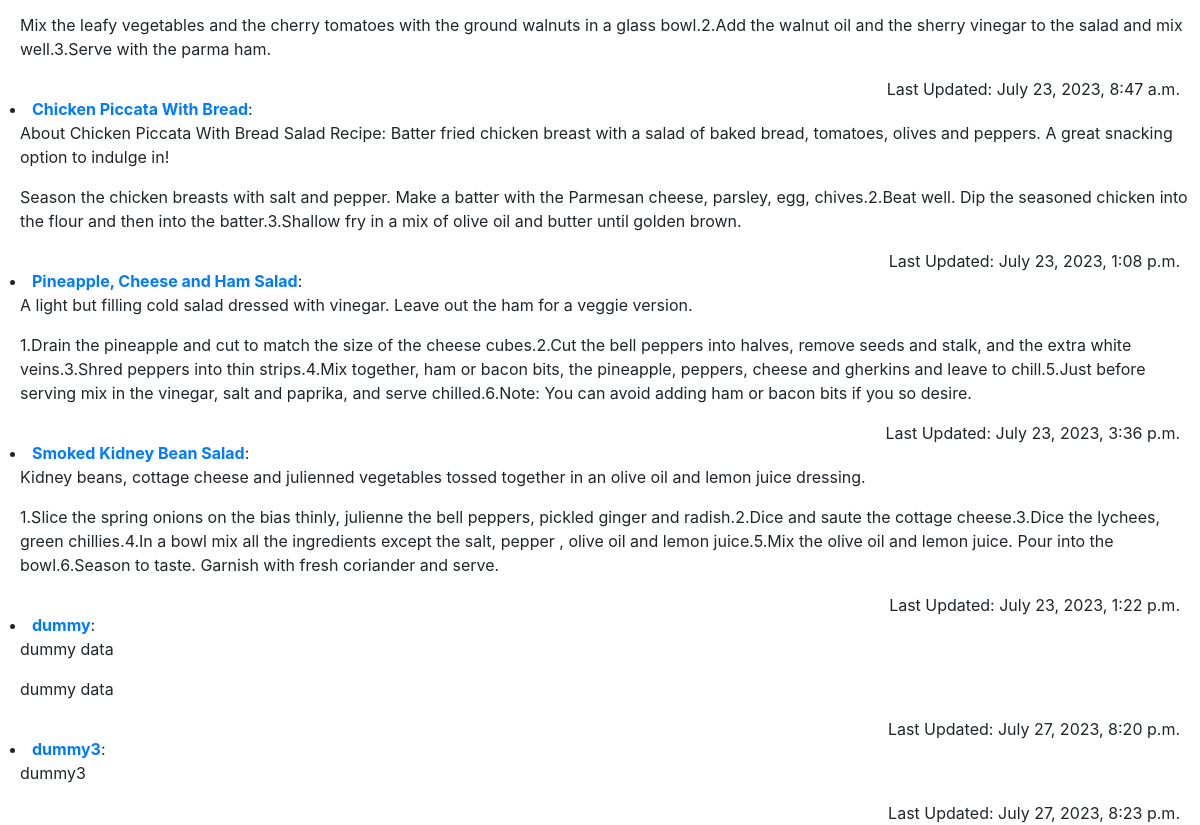
/recipes/ (signed in, lower part), run on an earlier commit of the app's database.
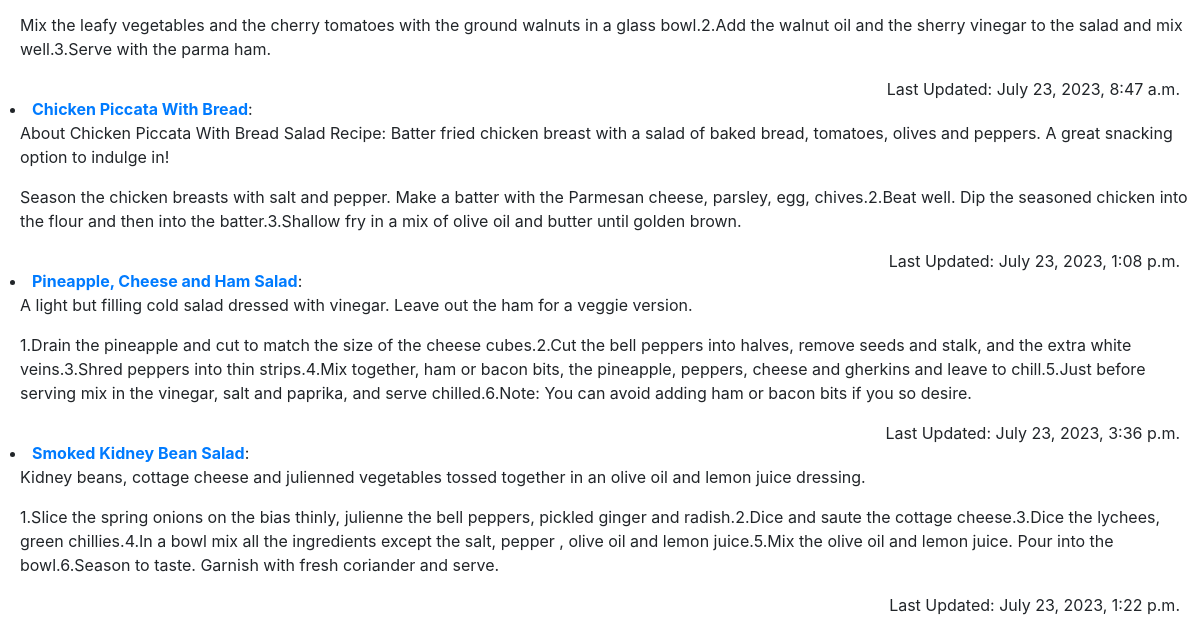
And on a later commit of the database.
### recipes/models.py (models this page shows, shortened)
class Recipe(models.Model):
    user = models.ForeignKey(settings.AUTH_USER_MODEL, on_delete=models.CASCADE)
    name = models.CharField(max_length=220)
    description = models.TextField(blank=True, null=True)
    directions = models.TextField(blank=True, null=True) # complete guide of the recipe
    timestamp = models.DateTimeField(auto_now_add=True)
    updated = models.DateTimeField(auto_now=True)
    active = models.BooleanField(default=True)
    objects = RecipeManager()
    def get_absolute_url(self):
        return reverse("recipes:detail", kwargs={"id": self.id})

### recipes/views.py (the view)
# urls.py: path("", recipe_list_view, name="list"),
@login_required
def recipe_list_view(request):
    qs = Recipe.objects.filter(user=request.user)
    context = {
        "object_list": qs,
    }
    return render(request, "recipes/search.html", context)

### recipes/models.py (called while the page is built)
    def get_queryset(self):
        return RecipeQuerySet(self.model, using=self._db)

### templates/recipes/search.html (shortened to what this page needs)
{% extends 'recipes/base.html' %}
{% block content %}
{% for object in object_list %}
<li style="padding: 10px;"><strong><a href="{{object.get_absolute_url}}">{{object.name}}</a></strong>:
    <p style="padding-left: 10px;">{{object.description}}</p>
    <p style="padding-left: 10px;">{{object.directions}}</p>
    <p style="position: absolute; right: 20px;">Last Updated: {{object.updated}}</p>
</li>
{% endfor %}
{% endblock content %}

What changed in the data, as far as the page shows it:
removed Recipe: name "dummy", description "dummy data", directions "dummy data", updated "July 27, 2023, 8:20 p.m."
removed Recipe: name "dummy3", description "dummy3", updated "July 27, 2023, 8:23 p.m."
